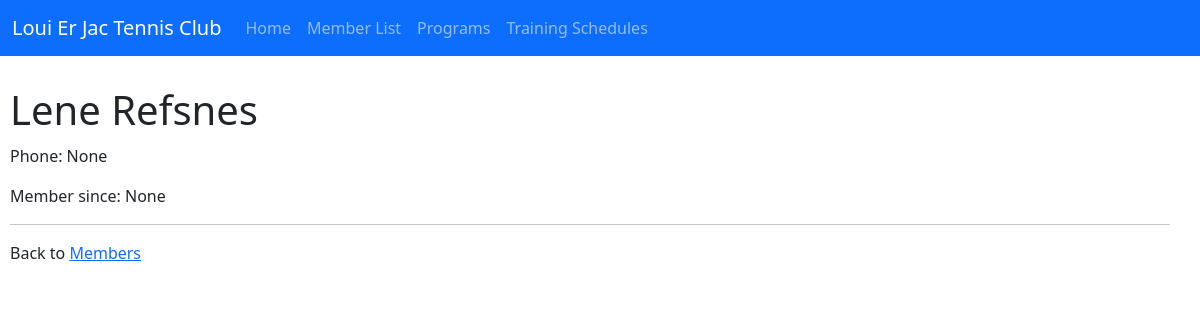
Screenshot of /members/details/3 with the database file from the repository.
### members/models.py (models this page shows, shortened)
class Member(models.Model):
    firstname = models.CharField(max_length=255)
    lastname = models.CharField(max_length=255)
    phone = models.IntegerField(null=True)
    joined_date = models.DateField(null=True)

### members/views.py (the view)
# urls.py: path('members/details/<int:id>', views.details, name='details'),
def details(request, id):
    mymember = Member.objects.get(id=id)
    template = loader.get_template('details.html')
    context = {
        'mymember': mymember,
    }
    return HttpResponse(template.render(context, request))

### members/templates/details.html (shortened to what this page needs)
<!DOCTYPE html>
<html>
{% extends 'master.html' %}
{% block content %}
<h1>{{mymember.firstname}} {{mymember.lastname }}</h1>
<p>Phone: {{ mymember.phone }}</p>
<p>Member since: {{ mymember.joined_date }}</p>
<hr>
<p>Back to <a href='/members'>Members</a></p>
{% endblock %}

### members/static/members/style.css (style rules this page uses)
h1 { margin-bottom: 10px; }

### rows the page displays
Member: firstname "Lene", lastname "Refsnes", phone "None", joined_date "None"
